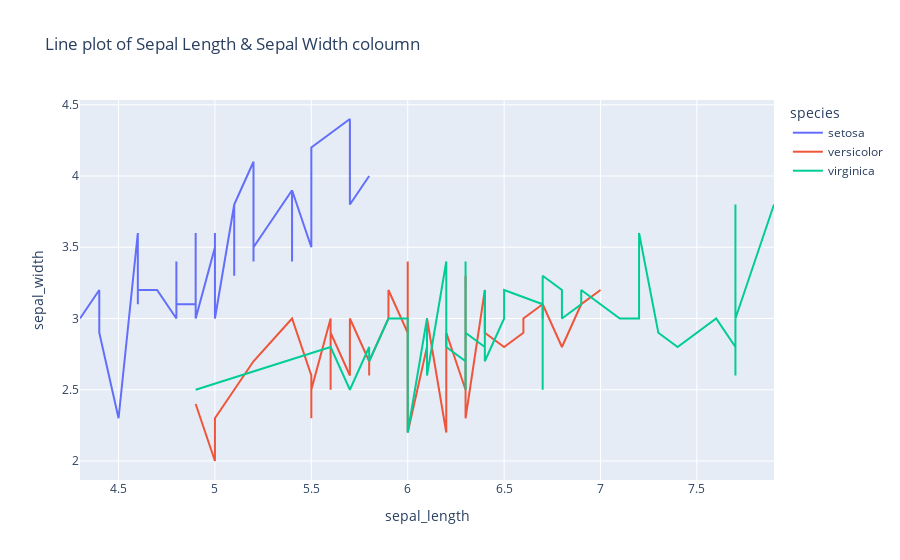

This figure's notebook cell:
### Markdown cell above
## 2.Line Plot

### Code cell
#sort the data
df_line=df.sort_values(by=['sepal_length'])

fig2=px.line(df_line,x='sepal_length',y='sepal_width',color='species',title='Line plot of Sepal Length & Sepal Width coloumn')

fig2.show()

### Figure 1 — Plotly figure (JSON) as saved in the notebook; plotly's stock layout.template omitted (floating-point values rounded to 4 significant figures)
{"data": [{"hovertemplate": "species=setosa<br>sepal_length=%{x}<br>sepal_width=%{y}<extra></extra>", "legendgroup": "setosa", "line": {"color": "#636efa", "dash": "solid"}, "marker": {"symbol": "circle"}, "mode": "lines", "name": "setosa", "orientation": "v", "showlegend": true, "type": "scatter", "x": [4.3, 4.4, 4.4, 4.4, 4.5, 4.6, 4.6, 4.6, 4.6, 4.7, 4.7, 4.8, 4.8, 4.8, 4.8, 4.8, 4.9, 4.9, 4.9, 4.9, 5.0, 5.0, 5.0, 5.0, 5.0, 5.0, 5.0, 5.0, 5.1, 5.1, 5.1, 5.1, 5.1, 5.1, 5.1, 5.1, 5.2, 5.2, 5.2, 5.3, 5.4, 5.4, 5.4, 5.4, 5.4, 5.5, 5.5, 5.7, 5.7, 5.8], "xaxis": "x", "y": [3.0, 3.2, 3.0, 2.9, 2.3, 3.6, 3.1, 3.4, 3.2, 3.2, 3.2, 3.0, 3.0, 3.4, 3.4, 3.1, 3.1, 3.1, 3.6, 3.0, 3.5, 3.4, 3.3, 3.2, 3.5, 3.4, 3.6, 3.0, 3.8, 3.8, 3.5, 3.4, 3.5, 3.3, 3.7, 3.8, 4.1, 3.4, 3.5, 3.7, 3.9, 3.4, 3.4, 3.7, 3.9, 3.5, 4.2, 4.4, 3.8, 4.0], "yaxis": "y"}, {"hovertemplate": "species=versicolor<br>sepal_length=%{x}<br>sepal_width=%{y}<extra></extra>", "legendgroup": "versicolor", "line": {"color": "#EF553B", "dash": "solid"}, "marker": {"symbol": "circle"}, "mode": "lines", "name": "versicolor", "orientation": "v", "showlegend": true, "type": "scatter", "x": [4.9, 5.0, 5.0, 5.1, 5.2, 5.4, 5.5, 5.5, 5.5, 5.5, 5.5, 5.6, 5.6, 5.6, 5.6, 5.6, 5.7, 5.7, 5.7, 5.7, 5.7, 5.8, 5.8, 5.8, 5.9, 5.9, 6.0, 6.0, 6.0, 6.0, 6.1, 6.1, 6.1, 6.1, 6.2, 6.2, 6.3, 6.3, 6.3, 6.4, 6.4, 6.5, 6.6, 6.6, 6.7, 6.7, 6.7, 6.8, 6.9, 7.0], "xaxis": "x", "y": [2.4, 2.0, 2.3, 2.5, 2.7, 3.0, 2.6, 2.3, 2.4, 2.4, 2.5, 3.0, 3.0, 2.5, 2.7, 2.9, 2.6, 2.9, 2.8, 2.8, 3.0, 2.7, 2.6, 2.7, 3.0, 3.2, 2.9, 2.7, 3.4, 2.2, 2.8, 2.9, 2.8, 3.0, 2.2, 2.9, 2.5, 3.3, 2.3, 3.2, 2.9, 2.8, 2.9, 3.0, 3.1, 3.0, 3.1, 2.8, 3.1, 3.2], "yaxis": "y"}, {"hovertemplate": "species=virginica<br>sepal_length=%{x}<br>sepal_width=%{y}<extra></extra>", "legendgroup": "virginica", "line": {"color": "#00cc96", "dash": "solid"}, "marker": {"symbol": "circle"}, "mode": "lines", "name": "virginica", "orientation": "v", "showlegend": true, "type": "scatter", "x": [4.9, 5.6, 5.7, 5.8, 5.8, 5.8, 5.9, 6.0, 6.0, 6.1, 6.1, 6.2, 6.2, 6.3, 6.3, 6.3, 6.3, 6.3, 6.3, 6.4, 6.4, 6.4, 6.4, 6.4, 6.5, 6.5, 6.5, 6.5, 6.7, 6.7, 6.7, 6.7, 6.7, 6.8, 6.8, 6.9, 6.9, 6.9, 7.1, 7.2, 7.2, 7.2, 7.3, 7.4, 7.6, 7.7, 7.7, 7.7, 7.7, 7.9], "xaxis": "x", "y": [2.5, 2.8, 2.5, 2.8, 2.7, 2.7, 3.0, 3.0, 2.2, 3.0, 2.6, 3.4, 2.8, 2.7, 2.5, 2.8, 3.3, 3.4, 2.9, 2.8, 2.8, 3.1, 3.2, 2.7, 3.0, 3.0, 3.0, 3.2, 3.1, 2.5, 3.3, 3.0, 3.3, 3.2, 3.0, 3.1, 3.1, 3.2, 3.0, 3.0, 3.2, 3.6, 2.9, 2.8, 3.0, 2.8, 2.6, 3.8, 3.0, 3.8], "yaxis": "y"}], "layout": {"legend": {"title": {"text": "species"}, "tracegroupgap": 0}, "title": {"text": "Line plot of Sepal Length & Sepal Width coloumn"}, "xaxis": {"anchor": "y", "domain": [0, 1], "title": {"text": "sepal_length"}}, "yaxis": {"anchor": "x", "domain": [0, 1], "title": {"text": "sepal_width"}}}}
